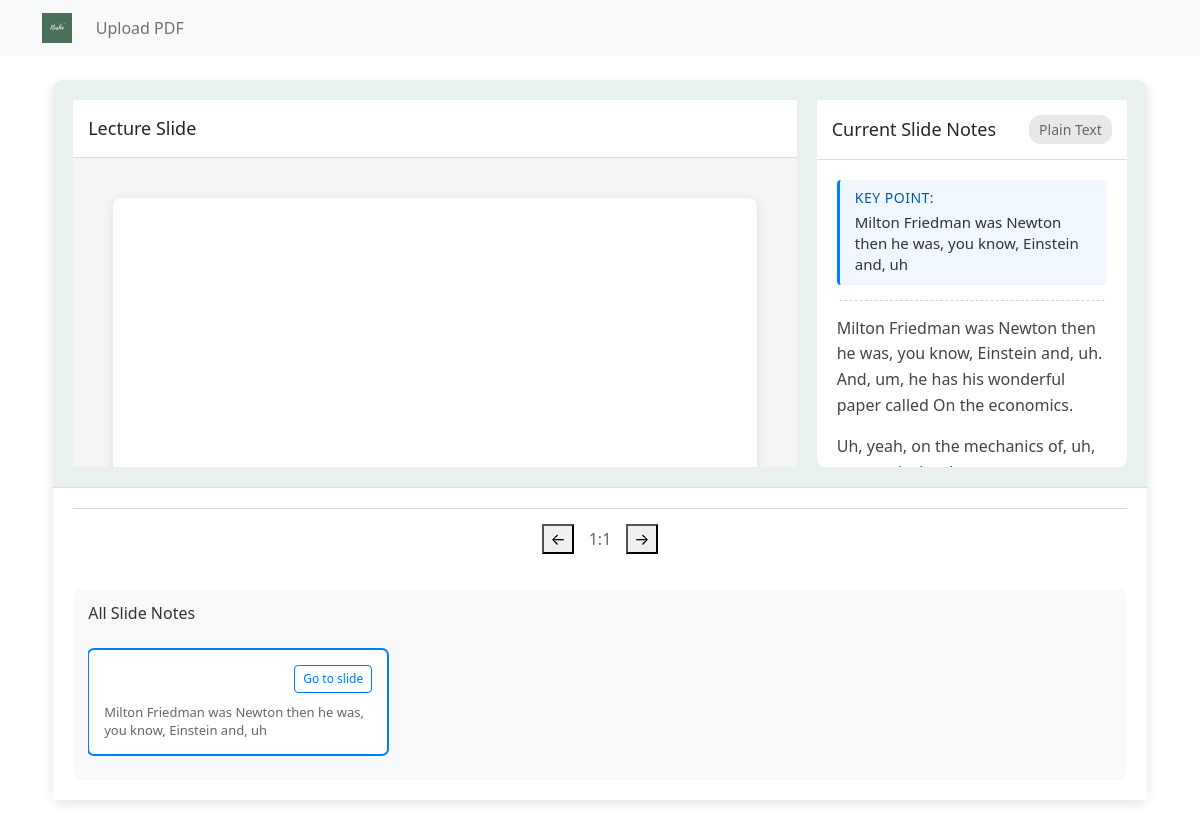
Screenshot of /lecture/2/view/ (signed in) with the database file from the repository.
### flashie/models.py (models this page shows, shortened)
class LectureSlide(models.Model):
    lecture = models.ForeignKey('Lecture', on_delete=models.CASCADE, related_name='slides')
    slide_number = models.IntegerField()
    title = models.CharField(max_length=200, blank=True)
    notes = models.TextField(blank=True)
    annotation = models.TextField(blank=True)
    class Meta:
        ordering = ['slide_number']

class Lecture(models.Model):
    title = models.CharField(max_length=200)
    presentation = models.FileField(
        upload_to='lectures/presentations/',
        help_text='Accepted formats: PDF, PPT, PPTX'
    )
    script = models.FileField(
        upload_to='lectures/scripts/',
        help_text='Accepted formats: PDF, TXT, DOC, DOCX'
    )
    processed_script = models.TextField(blank=True)
    created_at = models.DateTimeField(auto_now_add=True)
    user = models.ForeignKey('auth.User', on_delete=models.CASCADE)

### flashie/views.py (the view)
# urls.py: path('lecture/<int:lecture_id>/view/', views.lecture_viewer, name='lecture_viewer'),
@login_required
def lecture_viewer(request, lecture_id):
    lecture = get_object_or_404(Lecture, id=lecture_id, user=request.user)
    if not lecture.slides.exists() and lecture.script:
        lecture.process_script()
    context = {
        'lecture': lecture,
    }
    return render(request, 'flashie/lecture_viewer.html', context)

### grader/context_processors.py (called while the page is built)
def teacher_status(request):
    is_teacher = False
    if request.user.is_authenticated:
        is_teacher = Teacher.objects.filter(user=request.user).exists()
    return {'is_teacher': is_teacher}

### flashie/templates/flashie/lecture_viewer.html (shortened to what this page needs)
{% extends 'base.html' %}
{% block content %}
<div class="lecture-app">
    <div class="app-content">
        <div class="content-wrapper">
            <div class="lecture-side">
                <div class="section-header">
                    <span>Lecture Slide</span>
                </div>
                <div class="slide-content">
                    {% for slide in lecture.slides.all %}
                        <div class="slide-section" data-slide="{{ slide.slide_number }}" {% if not forloop.first %}style="display: none;"{% endif %}>
                            <div class="slide-box">
                            </div>
                        </div>
                    {% endfor %}
                </div>
            </div>
            <div class="notes-side">
                <div class="section-header">
                    <span>Current Slide Notes</span>
                    <div class="format-label">Plain Text</div>
                </div>
                <div class="notes-content" id="notes-container">
                    {% for slide in lecture.slides.all %}
                        <div class="note-section" data-slide="{{ slide.slide_number }}">
                            {% if slide.annotation %}
                                <div class="annotation">
                                    <h4>Key Point:</h4>
                                    <p>{{ slide.annotation }}</p>
                                </div>
                                <hr class="annotation-divider">
                            {% endif %}
                            <div class="full-notes">
                                {{ slide.notes|linebreaks }}
                            </div>
                        </div>
                    {% endfor %}
                </div>
            </div>
        </div>
        <div class="bottom-section">
            <div class="control-panel">
                <div class="slide-controls">
                    <button class="control-btn" onclick="previousSlide()">←</button>
                    <span class="slide-number">1:{{ lecture.slides.count }}</span>
                    <button class="control-btn" onclick="nextSlide()">→</button>
                </div>
            </div>
            <div class="notes-overview">
                <div class="overview-header">
                    <h3>All Slide Notes</h3>
                </div>
                <div class="overview-content">
                    {% for slide in lecture.slides.all %}
                        <div class="overview-card {% if forloop.first %}active{% endif %}" data-slide="{{ slide.slide_number }}">
                            <div class="overview-card-header">
                                <button class="goto-btn" onclick="showSlide({{ slide.slide_number }})">Go to slide</button>
                            </div>
                            <div class="overview-card-content">
                                {% if slide.annotation %}
                                    <p class="overview-annotation">{{ slide.annotation }}</p>
                                {% endif %}
                            </div>
                        </div>
                    {% endfor %}
                </div>
            </div>
        </div>
    </div>
</div>
{% endblock %}

### flashie/templates/flashie/lecture_viewer.html (style rules this page uses)
.lecture-app { background-color: #e8f0f0; border-radius: 10px; box-shadow: 0 4px 12px rgba(0,0,0,0.1); margin: 20px auto; max-width: 98%; height: 90vh; }
.app-content { display: flex; flex-direction: column; height: 100%; }
.content-wrapper { display: flex; flex: 1; overflow: hidden; padding: 20px; gap: 20px; height: calc(70vh - 60px); }
.lecture-side { flex: 7; display: flex; flex-direction: column; background: white; border-radius: 8px; }
.notes-side { flex: 3; display: flex; flex-direction: column; background: white; border-radius: 8px; }
.section-header { padding: 15px; background: white; border-bottom: 1px solid #ddd; font-size: 18px; display: flex; align-items: center; justify-content: space-between; }
.slide-content, .notes-content { flex: 1; overflow-y: auto; position: relative; }
.note-section { padding: 20px; display: none; }
.control-panel { padding: 15px; background: white; border-top: 1px solid #ddd; display: flex; justify-content: center; }
.slide-controls { display: flex; align-items: center; gap: 15px; }
.slide-number { font-size: 16px; color: #666; }
.format-label { font-size: 14px; color: #666; background: #e8e8e8; padding: 4px 10px; border-radius: 12px; }
.annotation { background-color: #f0f7ff; border-left: 3px solid #007bff; padding: 10px 15px; margin-bottom: 15px; border-radius: 4px; }
.annotation h4 { color: #0056b3; margin: 0 0 5px 0; font-size: 14px; text-transform: uppercase; letter-spacing: 0.5px; }
.annotation p { margin: 0; color: #333; font-size: 15px; line-height: 1.4; }
.annotation-divider { margin: 15px 0; border-top: 1px dashed #ddd; }
.full-notes { color: #444; line-height: 1.6; }
.bottom-section { background: white; border-top: 1px solid #ddd; padding: 20px; margin-top: auto; }
.notes-overview { margin-top: 20px; background: #f8f9fa; border-radius: 8px; padding: 15px; }
.overview-header { margin-bottom: 15px; }
.overview-header h3 { margin: 0; color: #333; font-size: 16px; }
.overview-content { display: flex; gap: 15px; overflow-x: auto; padding: 10px 0; }
.overview-card { flex: 0 0 300px; background: white; border: 1px solid #ddd; border-radius: 6px; padding: 15px; transition: all 0.3s ease; }
.overview-card.active { border-color: #007bff; box-shadow: 0 0 0 1px #007bff; }
.overview-card-header { display: flex; justify-content: space-between; align-items: center; margin-bottom: 10px; }
.goto-btn { padding: 4px 8px; font-size: 12px; color: #007bff; background: transparent; border: 1px solid #007bff; border-radius: 4px; cursor: pointer; transition: all 0.2s; }
.overview-annotation { font-size: 13px; color: #666; margin: 0; line-height: 1.4; display: -webkit-box; -webkit-line-clamp: 3; -webkit-box-orient: vertical; overflow: hidden; }
.slide-box { background: white; border-radius: 8px; box-shadow: 0 2px 8px rgba(0,0,0,0.1); padding: 40px; margin: 20px; min-height: 400px; display: flex; flex-direction: column; justify-content: center; }
.slide-content { background: #f5f5f5; padding: 20px; height: 100%; overflow-y: auto; }

### rows the page displays
LectureSlide: annotation "Milton Friedman was Newton then he was, you know, Einstein and, uh", notes "Milton Friedman was Newton then he was, you know, Einstein and, uh. And, um, he has his wonderful paper called On the economics. Uh, yeah, on the mechanics of, uh,…"
Lecture: slides.count "1"
